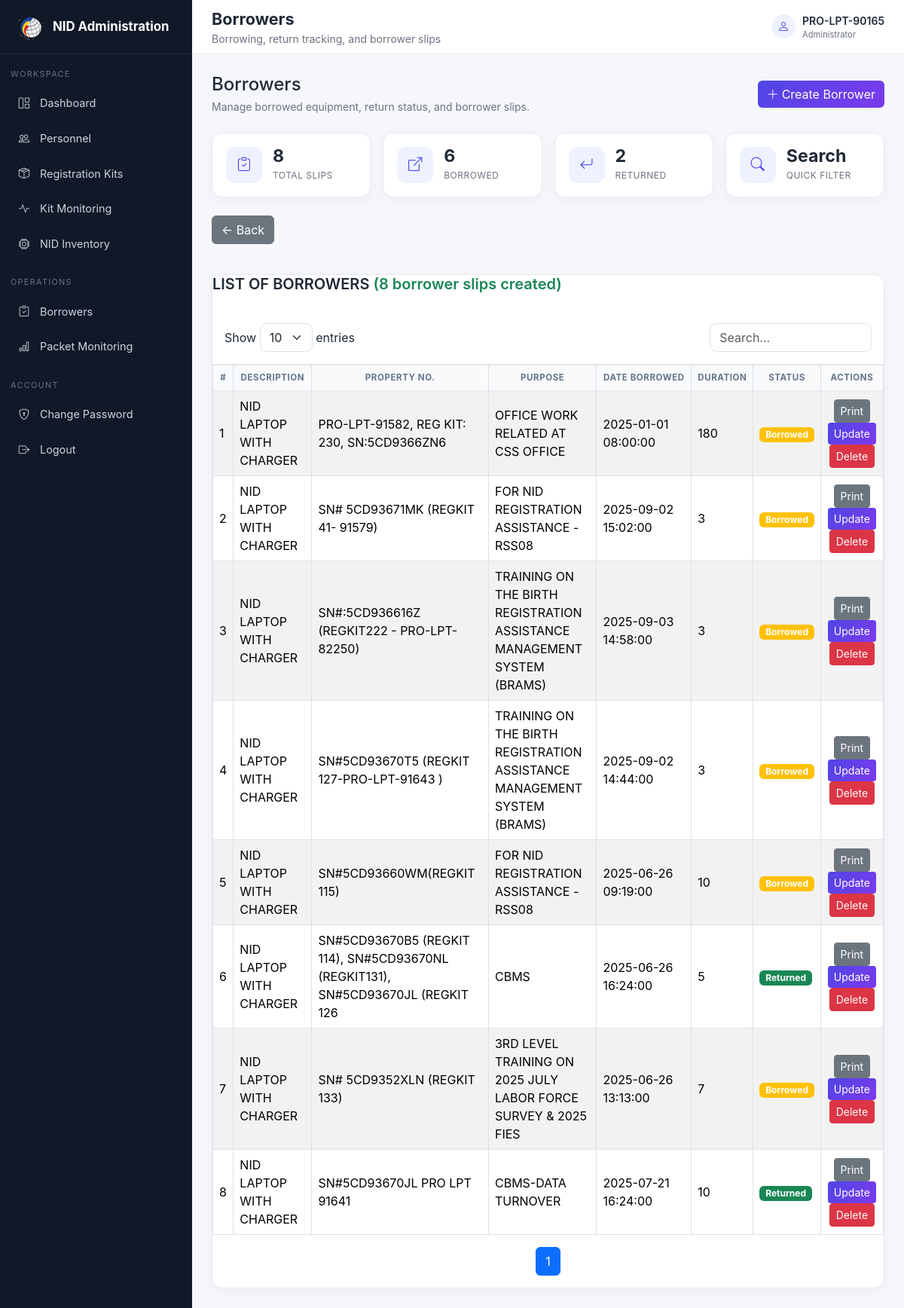
Page /borrowers.php (signed in) on the committed database.
### tables this page shows
CREATE TABLE `borrower` (
  `id` int(11) NOT NULL,
  `description` varchar(255) NOT NULL,
  `property_no` varchar(1000) NOT NULL,
  `purpose` varchar(255) NOT NULL,
  `borrow_datetime` datetime NOT NULL,
  `duration_days` int(11) NOT NULL,
  `borrowed_by` varchar(255) NOT NULL,
  `borrowed_by_designation` varchar(100) NOT NULL,
  `noted_by` varchar(255) NOT NULL,
  `noted_by_designation` varchar(100) NOT NULL,
  `approved_by` varchar(255) NOT NULL,
  `approved_by_designation` varchar(100) NOT NULL,
  `created_at` timestamp NOT NULL DEFAULT current_timestamp(),
  `status` enum('Borrowed','Returned') NOT NULL DEFAULT 'Borrowed'
);

### borrowers.php (the view, shortened to what this page needs)
<?php
include 'db.php';
$limit = isset($_GET['limit']) ? (int)$_GET['limit'] : 10;
$page = isset($_GET['page']) ? (int)$_GET['page'] : 1;
$search = isset($_GET['search']) ? trim($_GET['search']) : '';
$offset = ($page - 1) * $limit;
$whereClause = '';
$params = [];
$totalQuery = $conn->prepare("SELECT COUNT(*) FROM borrower $whereClause");
$totalQuery->execute($params);
$total = $totalQuery->fetchColumn();
$query = $conn->prepare("SELECT * FROM borrower $whereClause ORDER BY id DESC LIMIT :limit OFFSET :offset");
$query->bindParam(':limit', $limit, PDO::PARAM_INT);
$query->bindParam(':offset', $offset, PDO::PARAM_INT);
$query->execute();
$borrowers = $query->fetchAll(PDO::FETCH_ASSOC);
$totalPages = ceil($total / $limit);
$borrowedCount=(int)$conn->query("SELECT COUNT(*) FROM borrower WHERE LOWER(status)='borrowed'")->fetchColumn();
$returnedCount=(int)$conn->query("SELECT COUNT(*) FROM borrower WHERE LOWER(status)='returned'")->fetchColumn();
?>
<?php $pageTitle='Borrowers'; $pageSubtitle='Borrowing, return tracking, and borrower slips'; $activePage='borrowers'; include 'admin_header.php'; ?>
<div class="d-flex justify-content-between align-items-center flex-wrap gap-3 mb-4"><div><h2 class="h4 mb-1">Borrowers</h2><div class="muted small">Manage borrowed equipment, return status, and borrower slips.</div></div><button type="button" class="btn btn-primary" data-bs-toggle="modal" data-bs-target="#createBorrowerModal"><i class="bi bi-plus-lg me-1"></i>Create Borrower</button></div>
<div class="row g-3 mb-4"><div class="col-6 col-xl-3"><div class="card-ca stat-card"><div class="stat-icon"><i class="bi bi-clipboard-check"></i></div><div><div class="stat-value"><?= (int)$total ?></div><div class="stat-label">Total Slips</div></div></div></div><div class="col-6 col-xl-3"><div class="card-ca stat-card"><div class="stat-icon"><i class="bi bi-box-arrow-up-right"></i></div><div><div class="stat-value"><?= $borrowedCount ?></div><div class="stat-label">Borrowed</div></div></div></div><div class="col-6 col-xl-3"><div class="card-ca stat-card"><div class="stat-icon"><i class="bi bi-arrow-return-left"></i></div><div><div class="stat-value"><?= $returnedCount ?></div><div class="stat-label">Returned</div></div></div></div><div class="col-6 col-xl-3"><div class="card-ca stat-card"><div class="stat-icon"><i class="bi bi-search"></i></div><div><div class="stat-value">Search</div><div class="stat-label">Quick Filter</div></div></div></div></div>
<div class="container-fluid p-0">
    <button class="btn btn-secondary mb-3" onclick="history.back();">← Back</button>
    <div class="legacy-page-card mt-4">
        <div class="card-body p-0">
         <h5 class="card-title fw-semibold mb-4">LIST OF BORROWERS <span class="text-success">(<?= $total ?> borrower slips created)</span></h5>
<form method="GET" class="toolbar d-flex justify-content-between align-items-center flex-wrap gap-2">
                <div>
                    Show
                    <select name="limit" onchange="this.form.submit()" class="form-select d-inline-block w-auto">
                        <option value="10" <?= $limit == 10 ? 'selected' : '' ?>>10</option>
                    </select> entries
                </div>
                <input type="text" name="search" class="form-control w-25" placeholder="Search..." value="<?= htmlspecialchars($search) ?>" />
            </form>
            <div class="table-wrap">
                <table class="table table-bordered table-striped">
                    <thead class="text-center">
                        <tr>
                            <th>#</th>
                            <th>Description</th>
                            <th>Property No.</th>
                            <th>Purpose</th>
                            <th>Date Borrowed</th>
                            <th>Duration</th>
                            <th>Status</th>
                            <th>Actions</th>
                        </tr>
                    </thead>
                    <tbody>
                        <?php if (count($borrowers) > 0): ?>
                            <?php foreach ($borrowers as $index => $row): ?>
                                <tr>
                                    <td><?= $offset + $index + 1 ?></td>
                                    <td><?= htmlspecialchars($row['description']) ?></td>
                                    <td><?= htmlspecialchars($row['property_no']) ?></td>
                                    <td><?= htmlspecialchars($row['purpose']) ?></td>
                                    <td><?= htmlspecialchars($row['borrow_datetime']) ?></td>
                                    <td><?= htmlspecialchars($row['duration_days']) ?></td>
                                    <td>
                                        <span class="badge bg-<?= $row['status'] === 'Returned' ? 'success' : 'warning' ?>">
                                            <?= htmlspecialchars($row['status']) ?>
                                        </span>
                                    </td>
                                    <td class="text-center">
                                        <a href="print_borrower_slip.php?id=<?= $row['id'] ?>" class="btn btn-sm btn-secondary" target="_blank">Print</a>
                                        <button class="btn btn-sm btn-primary" onclick="editBorrower(<?= $row['id'] ?>)">Update</button>
                                        <button class="btn btn-sm btn-danger" onclick="deleteBorrower(<?= $row['id'] ?>)">Delete</button>
                                    </td>
                                </tr>
                            <?php endforeach; ?>
                        <?php else: ?>
                            <tr><td colspan="8" class="text-center">No records found.</td></tr>
                        <?php endif; ?>
                    </tbody>
                </table>
            </div>
            <nav>
                <ul class="pagination justify-content-center">
                    <?php for ($i = 1; $i <= $totalPages; $i++): ?>
                        <li class="page-item <?= $page == $i ? 'active' : '' ?>">
                            <a class="page-link" href="?page=<?= $i ?>&limit=<?= $limit ?>&search=<?= urlencode($search) ?>"><?= $i ?></a>
                        </li>
                    <?php endfor; ?>
                </ul>
            </nav>
        </div>
    </div>
</div>
<?php include 'admin_footer.php'; ?>

### admin_header.php (shortened to what this page needs)
<?php
$activePage = $activePage ?? '';
$userName = $_SESSION['username'] ?? 'User';
?>
<!doctype html><html lang="en"><head>
<link href="https://cdn.jsdelivr.net/npm/bootstrap@5.3.3/dist/css/bootstrap.min.css" rel="stylesheet">
<link href="https://cdn.jsdelivr.net/npm/bootstrap-icons@1.11.3/font/bootstrap-icons.css" rel="stylesheet">
<link rel="stylesheet" href="assets/css/cooladmin.css">
</head><body>
<div class="app-shell">
<aside class="sidebar" id="sidebar">
<a class="brand" href="index.php"><img src="assets/images/logos/psalogo.png" alt="PSA"><span>NID Administration</span></a>
<div class="nav-section">Workspace</div>
<a class="side-link <?= $activePage==='dashboard'?'active':'' ?>" href="index.php"><i class="bi bi-grid-1x2"></i> Dashboard</a>
<a class="side-link <?= $activePage==='personnel'?'active':'' ?>" href="personnel_information.php"><i class="bi bi-people"></i> Personnel</a>
<a class="side-link <?= $activePage==='kits'?'active':'' ?>" href="registration_kits.php"><i class="bi bi-box-seam"></i> Registration Kits</a>
<a class="side-link" href="registration_kit_monitoring.php"><i class="bi bi-activity"></i> Kit Monitoring</a>
<a class="side-link" href="nid_inventory.php"><i class="bi bi-cpu"></i> NID Inventory</a>
<div class="nav-section">Operations</div>
<a class="side-link" href="borrowers.php"><i class="bi bi-clipboard-check"></i> Borrowers</a>
<a class="side-link" href="monitoring_daily_packets.php"><i class="bi bi-bar-chart"></i> Packet Monitoring</a>
<div class="nav-section">Account</div>
<a class="side-link" href="change_password.php"><i class="bi bi-shield-lock"></i> Change Password</a>
<a class="side-link" href="logout.php"><i class="bi bi-box-arrow-right"></i> Logout</a>
</aside>
<main class="main">
<header class="topbar"><div class="d-flex align-items-center gap-3"><button class="btn btn-light mobile-toggle" id="menuBtn"><i class="bi bi-list"></i></button><div><div class="page-title"><?= htmlspecialchars($pageTitle ?? 'NID Administration') ?></div><div class="small muted"><?= htmlspecialchars($pageSubtitle ?? 'Management console') ?></div></div></div><div class="user-chip"><div class="user-dot"><i class="bi bi-person"></i></div><div class="d-none d-sm-block"><div class="fw-semibold small"><?= htmlspecialchars($userName) ?></div><div class="muted" style="font-size:.7rem">Administrator</div></div></div></header>
<section class="content">

### admin_footer.php (shortened to what this page needs)
</section></main></div>
</body></html>

### assets/css/cooladmin.css (style rules this page uses)
:root { --ca-primary:#4f46e5;--ca-primary-2:#7c3aed;--ca-bg:#f5f7fb;--ca-card:#fff;--ca-text:#1f2937;--ca-muted:#6b7280;--ca-border:#e7eaf0;--ca-success:#16a34a;--ca-warning:#d97706;--ca-danger:#dc2626 }
body { background:var(--ca-bg);color:var(--ca-text);font-family:Inter,system-ui,-apple-system,"Segoe UI",sans-serif }
.app-shell { display:flex;min-height:100vh }
.sidebar { width:255px;background:#111827;color:#d1d5db;position:fixed;inset:0 auto 0 0;z-index:1030;transition:.25s }
.brand { height:72px;display:flex;align-items:center;padding:0 22px;border-bottom:1px solid rgba(255,255,255,.08);color:#fff;text-decoration:none;font-weight:700;font-size:1.05rem }
.brand img { width:38px;height:38px;object-fit:contain;margin-right:10px }
.nav-section { padding:18px 14px 6px;text-transform:uppercase;font-size:.68rem;letter-spacing:.12em;color:#6b7280 }
.side-link { display:flex;align-items:center;gap:12px;margin:3px 10px;padding:11px 13px;border-radius:9px;color:#cbd5e1;text-decoration:none;font-size:.9rem }
.side-link i { width:18px;text-align:center }
.main { margin-left:255px;width:calc(100% - 255px) }
.topbar { height:72px;background:#fff;border-bottom:1px solid var(--ca-border);display:flex;align-items:center;justify-content:space-between;padding:0 26px;position:sticky;top:0;z-index:1020 }
.content { padding:26px }
.page-title { font-size:1.35rem;font-weight:700;margin:0 }
.muted { color:var(--ca-muted) }
.card-ca { background:#fff;border:1px solid var(--ca-border);border-radius:14px;box-shadow:0 5px 18px rgba(15,23,42,.04) }
.stat-card { padding:18px;display:flex;align-items:center;gap:14px }
.stat-icon { width:48px;height:48px;border-radius:12px;display:grid;place-items:center;background:#eef2ff;color:#4f46e5;font-size:1.15rem }
.stat-value { font-size:1.45rem;font-weight:750;line-height:1 }
.stat-label { font-size:.75rem;color:var(--ca-muted);margin-top:5px;text-transform:uppercase;letter-spacing:.04em }
.toolbar { padding:16px;border-bottom:1px solid var(--ca-border) }
.table thead th { background:#f8fafc;color:#64748b;font-size:.72rem;text-transform:uppercase;letter-spacing:.05em;border-bottom:1px solid var(--ca-border);white-space:nowrap }
.table tbody td { vertical-align:middle }
.btn-primary { background:linear-gradient(135deg,var(--ca-primary),var(--ca-primary-2));border:0 }
.form-control,.form-select { border-color:#dfe3ea;border-radius:9px }
.table-wrap { overflow:auto }
.user-chip { display:flex;align-items:center;gap:9px }
.user-dot { width:32px;height:32px;border-radius:50%;display:grid;place-items:center;background:#eef2ff;color:#4f46e5 }
.legacy-page-card { background:#fff;border:1px solid var(--ca-border);border-radius:14px;box-shadow:0 5px 18px rgba(15,23,42,.04); }

### rows in the picture
borrower: index "1", description "NID LAPTOP WITH CHARGER", property_no "PRO-LPT-91582, REG KIT: 230, SN:5CD9366ZN6", purpose "OFFICE WORK RELATED AT CSS OFFICE", borrow_datetime "2025-01-01 08:00:00", duration_days "180", status "Borrowed"
borrower: index "2", description "NID LAPTOP WITH CHARGER", property_no "SN# 5CD93671MK (REGKIT 41- 91579)", purpose "FOR NID REGISTRATION ASSISTANCE - RSS08", borrow_datetime "2025-09-02 15:02:00", duration_days "3", status "Borrowed"
borrower: index "3", description "NID LAPTOP WITH CHARGER", property_no "SN#:5CD936616Z (REGKIT222 - PRO-LPT-82250)", purpose "TRAINING ON THE BIRTH REGISTRATION ASSISTANCE MANAGEMENT SYSTEM (BRAMS)", borrow_datetime "2025-09-03 14:58:00", duration_days "3", status "Borrowed"
borrower: index "4", description "NID LAPTOP WITH CHARGER", property_no "SN#5CD93670T5 (REGKIT 127-PRO-LPT-91643 )", purpose "TRAINING ON THE BIRTH REGISTRATION ASSISTANCE MANAGEMENT SYSTEM (BRAMS)", borrow_datetime "2025-09-02 14:44:00", duration_days "3", status "Borrowed"
borrower: index "5", description "NID LAPTOP WITH CHARGER", property_no "SN#5CD93660WM(REGKIT 115)", purpose "FOR NID REGISTRATION ASSISTANCE - RSS08", borrow_datetime "2025-06-26 09:19:00", duration_days "10", status "Borrowed"
borrower: index "6", description "NID LAPTOP WITH CHARGER", property_no "SN#5CD93670B5 (REGKIT 114), SN#5CD93670NL (REGKIT131), SN#5CD93670JL (REGKIT 126", purpose "CBMS", borrow_datetime "2025-06-26 16:24:00", duration_days "5", status "Returned"
borrower: index "7", description "NID LAPTOP WITH CHARGER", property_no "SN# 5CD9352XLN (REGKIT 133)", purpose "3RD LEVEL TRAINING ON 2025 JULY LABOR FORCE SURVEY & 2025 FIES", borrow_datetime "2025-06-26 13:13:00", duration_days "7", status "Borrowed"
borrower: index "8", description "NID LAPTOP WITH CHARGER", property_no "SN#5CD93670JL PRO LPT 91641", purpose "CBMS-DATA TURNOVER", borrow_datetime "2025-07-21 16:24:00", duration_days "10", status "Returned"

### other values in the picture
$pageTitle "Borrowers"
$pageSubtitle "Borrowing, return tracking, and borrower slips"
$userName "PRO-LPT-90165"
$total "8"
$borrowedCount "6"
$returnedCount "2"
